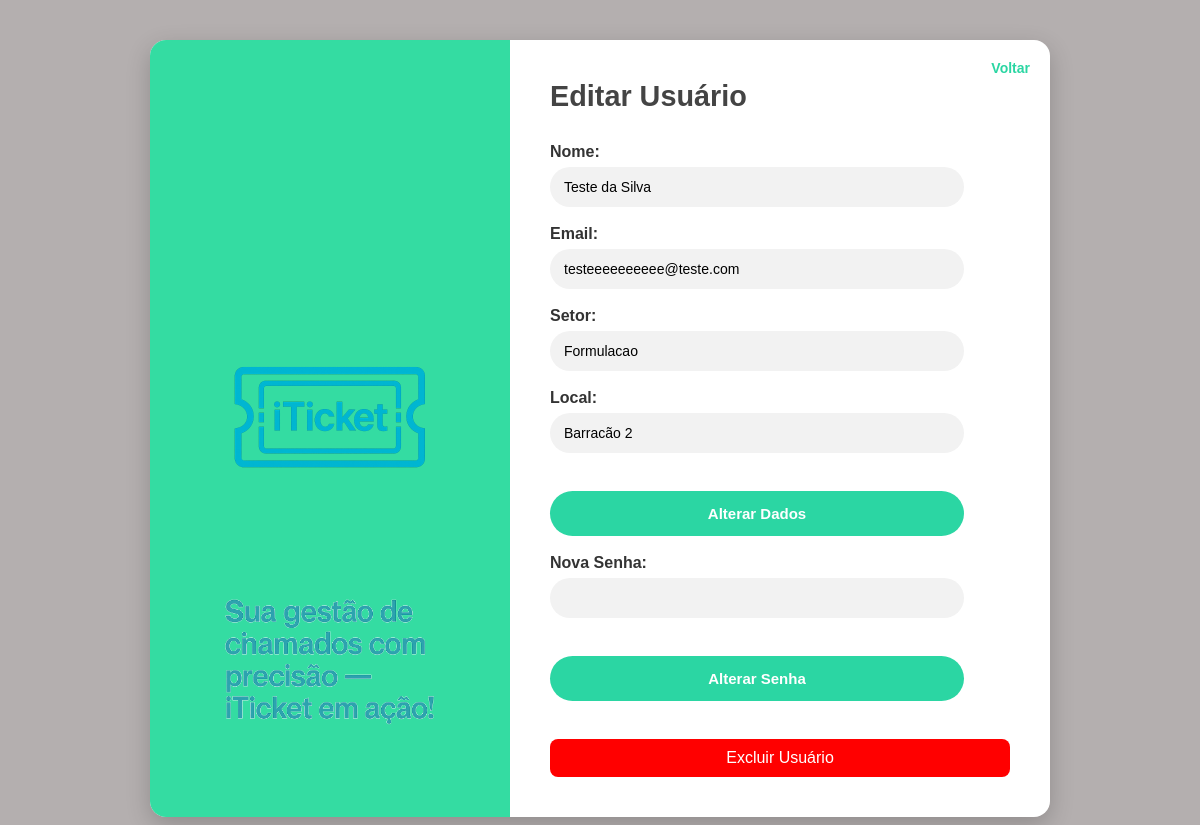
Screenshot of /dashboard/telainicial/Usuario/detalhesUsuarios.php?id=29 (signed in) with the database file from the repository.
### tables this page shows
CREATE TABLE `usuarios` (
  `id` int(20) NOT NULL,
  `nome` varchar(40) NOT NULL,
  `email` varchar(60) NOT NULL,
  `senha` varchar(40) NOT NULL,
  `setor` varchar(40) NOT NULL,
  `local` varchar(40) NOT NULL
);

### php/Conexao.php (called while the page is built, shortened)
<?php
    class Conexao{
        private $dbname = "glpi_teste";
        private $user = "root";
        private $password ="";
        private $host = "localhost";
        public function __construct() {
            try {
                $this->conn = new PDO("mysql:host=$this->host;dbname=$this->dbname", $this->user, $this->password);
            } catch (PDOException $e) {
                echo "Erro de conexão: " . $e->getMessage();
            }
        }
    }
?>

### php/Usuario.php (called while the page is built, shortened)
<?php
require_once 'Conexao.php';
    class Usuario extends Conexao{
        public function listarUsuariosPorId($id) {
        $sql = "SELECT id, nome, email, setor, local FROM usuarios WHERE id = ?";
        $stmt = $this->conn->prepare($sql);
        $stmt->execute([$id]);
        return $stmt->fetch(PDO::FETCH_ASSOC);
        }
    }

### dashboard/telainicial/Usuario/detalhesUsuarios.php (the view, shortened to what this page needs)
<?php
require_once '..\..\..\php/Usuario.php';
$usuario = new Usuario();
if (isset($_GET['id']) && is_numeric($_GET['id'])) {
    $idAtual = $_GET['id'];
} else {
    die('ID do usuário inválido ou não fornecido.');
}
$detalhesUsuario = $usuario->listarUsuariosPorId($idAtual);
?>
<!DOCTYPE html>
<html lang="pt-BR">
<head>
    <link rel="stylesheet" href="..\..\..\css/cadastro.css">
</head>
<body>
<div class="container">
    <div class="left-section">
        <img src="..\..\..\img/chesiquimica-logo-png.png" alt="Logo ChesiQuímica" class="brand-logo">
        <img src="..\..\..\img/chesiquimica-letreiro-png.png" alt="Logo ChesiQuímica" class="brand-name">
    </div>
    <div class="right-section">
        <a href="listarUsuario.php" class="back-link">Voltar</a>
        <h2 class="form-title">Editar Usuário</h2>
        <form class="form" method="post">
            <div class="campo-form">
                <label>Nome:</label>
                <input type="text" name="nome" value="<?php echo htmlspecialchars($detalhesUsuario['nome']); ?>" required>
            </div>
            <div class="campo-form">
                <label>Email:</label>
                <input type="email" name="email" value="<?php echo htmlspecialchars($detalhesUsuario['email']); ?>" required>
            </div>
            <div class="campo-form">
                <label>Setor:</label>
                <input type="text" name="setor" value="<?php echo htmlspecialchars($detalhesUsuario['setor']); ?>" readonly>
            </div>
            <div class="campo-form">
                <label>Local:</label>
                <input type="text" name="local" value="<?php echo htmlspecialchars($detalhesUsuario['local']); ?>" readonly>
            </div>
            <button type="submit" name="AlterarDados" class="submit-btn">Alterar Dados</button>
        </form>
        <br>
        <form class="form" method="post">
            <div class="campo-form">
                <label>Nova Senha:</label>
                <input type="password" name="senha" required>
            </div>
            <button type="submit" name="AlterarSenha" class="submit-btn">Alterar Senha</button>
        </form>
        <br>
        <a href="excluirUsuarios.php?id=<?=$detalhesUsuario['id']; ?>"
           onclick="return confirm('Tem certeza que deseja excluir este usuário?');"
           style="display: block; text-align: center; color: white; background-color: red; padding: 10px 0; border-radius: 8px; text-decoration: none; margin-top: 20px;">
            Excluir Usuário
        </a>
    </div>
</div>
</body>
</html>

### css/cadastro.css (style rules this page uses)
* { margin: 0; padding: 0; box-sizing: border-box; font-family: 'Arial', sans-serif; }
body { background-color: rgb(180, 175, 175); display: flex; justify-content: center; align-items: start; min-height: 100vh; padding: 40px 0; }
.container { display: flex; background-color: #fff; border-radius: 16px; box-shadow: 0 8px 24px rgba(0, 0, 0, 0.2); max-width: 900px; width: 90%; overflow: hidden; min-height: 600px; }
.left-section { background-color: #34DCA2; width: 40%; padding: 40px 20px; display: flex; flex-direction: column; align-items: center; justify-content: center; color: #fff; text-align: center; position: relative; }
.brand-logo { max-width: 80%; margin-bottom: 20px; }
.brand-name { position: absolute; bottom: 20px; font-size: 1rem; width: 80%; }
.right-section { flex: 1; padding: 40px 40px; display: flex; flex-direction: column; justify-content: center; position: relative; }
.back-link { position: absolute; top: 20px; right: 20px; text-decoration: none; color: #2bd6a3; font-weight: bold; font-size: 14px; }
.form-title { font-size: 1.8rem; color: #444; margin-bottom: 30px; text-align: left; }
.form { display: flex; flex-direction: column; gap: 18px; }
.campo-form { display: flex; flex-direction: column; width: 90%; align-self: start; }
.campo-form label { margin-bottom: 6px; font-weight: 600; color: #333; }
.campo-form input, .campo-form select { width: 100%; padding: 12px 14px; border: none; border-radius: 20px; background-color: #f2f2f2; font-size: 14px; outline: none; transition: all 0.3s ease; }
.submit-btn { margin-top: 20px; width: 90%; padding: 14px; background-color: #2bd6a3; color: white; font-weight: bold; border: none; border-radius: 30px; cursor: pointer; font-size: 15px; transition: background-color 0.3s ease, transform 0.2s ease; align-self: start; }

### rows the page displays
usuarios: nome "Teste da Silva", email "testeeeeeeeeee@teste.com", setor "Formulacao", local "Barracão 2"
